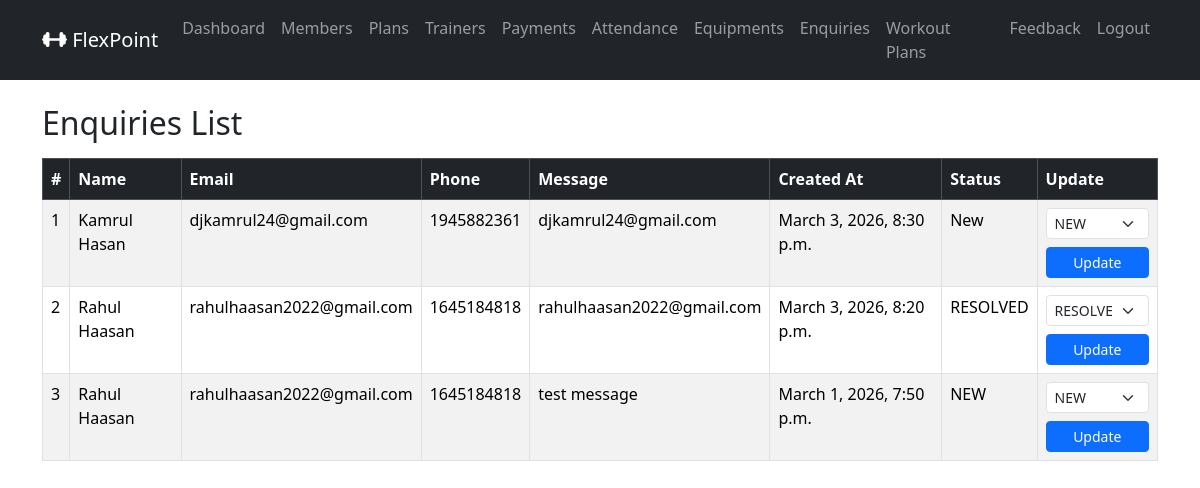
Page /admin_enquiries_list/ (signed in) on the earlier database version.
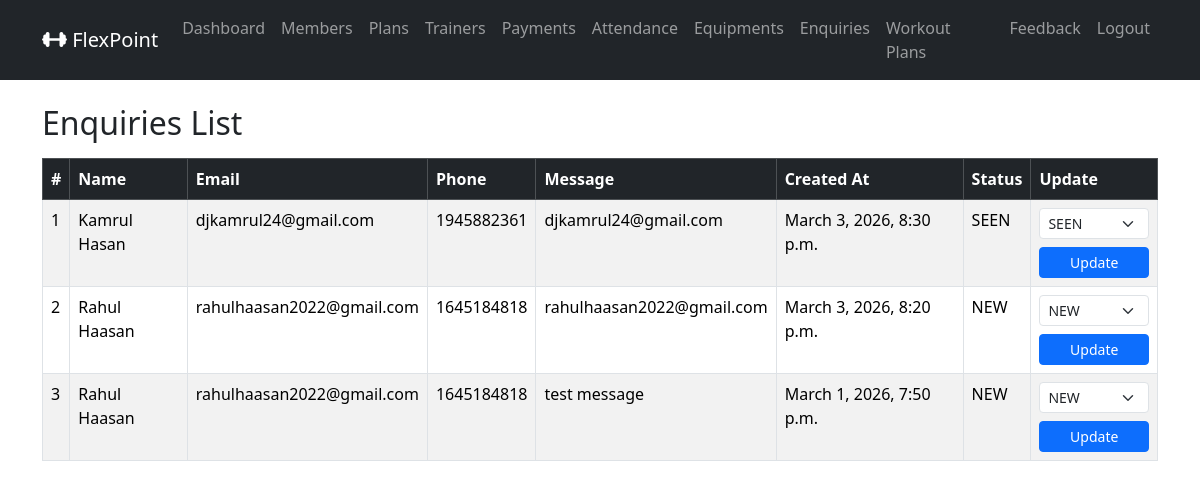
Same page on the later database version.
### gymapp/models.py (models this page shows, shortened)
class Enquiry(models.Model):
    ENQUIRY_STATUS_CHOICES = (
        ('NEW', 'New'),
        ('SEEN', 'Seen'),
        ('RESOLVED', 'Resolved'),
    )
    name       = models.CharField(max_length=100)
    email      = models.EmailField()
    mobile     = models.BigIntegerField()
    message    = models.TextField()
    created_at = models.DateTimeField(auto_now_add=True)
    status     = models.CharField(max_length=20, choices=ENQUIRY_STATUS_CHOICES, default='New')

### gymapp/views.py (the view)
    def wrapper(request, *args, **kwargs):
        if not request.user.is_authenticated or getattr(request.user, 'role', None) != 'ADMIN':
            messages.error(request, 'You must be an Admin to access this page.')
            return redirect('admin_login_view')
        return view_func(request, *args, **kwargs)

### gymapp/views.py (called while the page is built)
def admin_required(view_func):
    def wrapper(request, *args, **kwargs):
        if not request.user.is_authenticated or getattr(request.user, 'role', None) != 'ADMIN':
            messages.error(request, 'You must be an Admin to access this page.')
            return redirect('admin_login_view')
        return view_func(request, *args, **kwargs)
    return wrapper

@admin_required
def admin_enquiries_list(request):
    enquiries = Enquiry.objects.all().order_by('-created_at')
    return render(request, 'admin_enquiries_list.html', {'enquiries':enquiries})

### gymapp/templates/admin_enquiries_list.html (shortened to what this page needs)
{% extends 'base.html' %}
{% block content %}
    <h2 class="mb-3">Enquiries List</h2>
    <table class="table table-bordered table-striped">
        <thead class="table-dark">
            <tr>
                <th>#</th>
                <th>Name</th>
                <th>Email</th>
                <th>Phone</th>
                <th>Message</th>
                <th>Created At</th>
                <th>Status</th>
                <th>Update</th>
            </tr>
        </thead>
        <tbody>
            {% for enquiry in enquiries %}
            <tr>
                <td>{{ forloop.counter }}</td>
                <td>{{ enquiry.name }}</td>
                <td>{{ enquiry.email }}</td>
                <td>{{ enquiry.mobile }}</td>
                <td style="max-width: 250px;">{{ enquiry.message }}</td>
                <td>{{ enquiry.created_at }}</td>
                <td>{{ enquiry.status }}</td>
                <td>
                    <form method="POST" action="{% url 'admin_enquiry_update_status' enquiry.id %}">
                        <select name="status" class="form-select form-select-sm mb-2">
                            <option value="NEW" {% if enquiry.status == 'NEW' %}selected{% endif %}>NEW</option>
                            <option value="SEEN" {% if enquiry.status == 'SEEN' %}selected{% endif %}>SEEN</option>
                            <option value="RESOLVED" {% if enquiry.status == 'RESOLVED' %}selected{% endif %}>RESOLVED</option>
                        </select>
                        <button type="submit" class="btn btn-sm btn-primary w-100">Update</button>
                    </form>
                </td>
            </tr>
            {% endfor %}
        </tbody>
    </table>
{% endblock %}

Differences in the rows shown:
changed Enquiry "Kamrul Hasan": status "New" → "SEEN"; status "NEW" → "SEEN"
changed Enquiry "March 3, 2026, 8:20 p.m.": status "RESOLVED" → "NEW"
